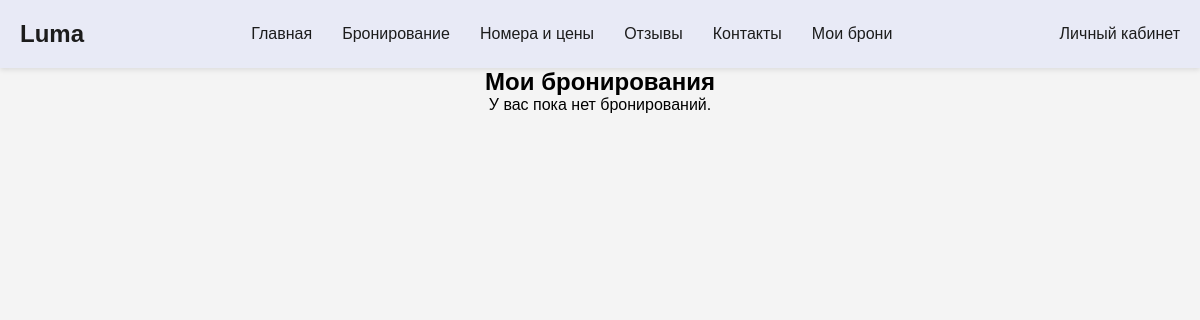
/my-bookings/ (signed in), run on an earlier commit of the app's database.
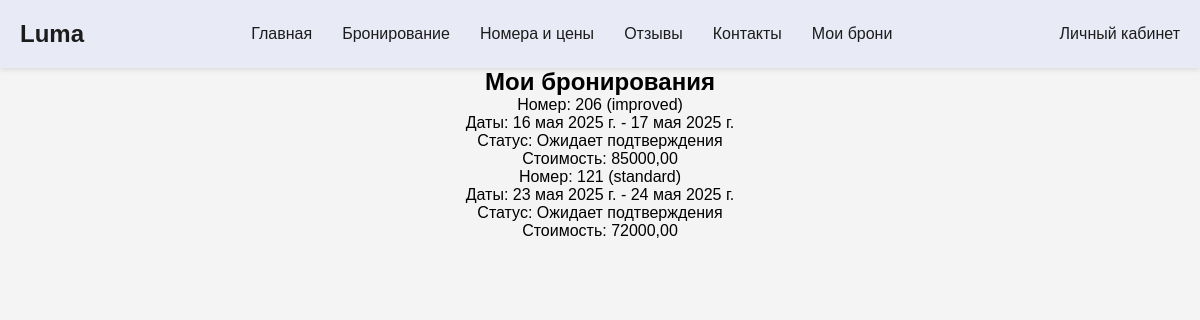
And on a later commit of the database.
### booking/models.py (models this page shows, shortened)
class Booking(models.Model):
    STATUS_CHOICES = [
        ('pending', 'Ожидает подтверждения'),
        ('confirmed', 'Подтверждено'),
        ('cancelled', 'Отменено'),
    ]
    user = models.ForeignKey(User, on_delete=models.CASCADE, verbose_name="Пользователь")
    room = models.ForeignKey(Room, on_delete=models.CASCADE, verbose_name="Номер")
    check_in_date = models.DateField(verbose_name="Дата заезда")
    check_out_date = models.DateField(verbose_name="Дата выезда")
    total_price = models.DecimalField(max_digits=10, decimal_places=2, verbose_name="Итоговая стоимость")
    status = models.CharField(max_length=20, choices=STATUS_CHOICES, default='pending', verbose_name="Статус")
    created_at = models.DateTimeField(auto_now_add=True, verbose_name="Дата создания")
    guest_count = models.PositiveIntegerField(verbose_name="Количество гостей")
    special_requests = models.TextField(blank=True, null=True, verbose_name="Особые пожелания")
    class Meta:
        verbose_name = "Бронирование"
        verbose_name_plural = "Бронирования"

class Room(models.Model):
    room_number = models.CharField(max_length=10, unique=True, verbose_name="Номер комнаты")
    room_type = models.ForeignKey(RoomType, on_delete=models.CASCADE, verbose_name="Тип номера")
    price_per_night = models.DecimalField(max_digits=10, decimal_places=2, verbose_name="Цена за ночь")
    capacity = models.PositiveIntegerField(verbose_name="Вместимость")
    description = models.TextField(verbose_name="Описание")
    is_available = models.BooleanField(default=True, verbose_name="Доступен")
    image = models.ImageField(upload_to='rooms/', blank=True, null=True, verbose_name="Изображение номера")
    class Meta:
        verbose_name = "Номер"
        verbose_name_plural = "Номера"

class RoomType(models.Model):
    name = models.CharField(max_length=100, verbose_name="Название типа номера")
    description = models.TextField(verbose_name="Описание")
    base_price = models.DecimalField(max_digits=10, decimal_places=2, verbose_name="Базовая цена за ночь")
    capacity = models.PositiveIntegerField(verbose_name="Вместимость")
    image = models.ImageField(upload_to='room_types/', blank=True, null=True, verbose_name="Изображение типа номера")
    class Meta:
        verbose_name = "Тип номера"
        verbose_name_plural = "Типы номеров"

### booking/views.py (the view)
# urls.py: path('my-bookings/', views.my_bookings_view, name='my_bookings'),
@login_required
def my_bookings_view(request):
    bookings = Booking.objects.filter(user=request.user).order_by('-created_at')
    return render(request, 'my_bookings.html', {'bookings': bookings})

### booking/templates/my_bookings.html (shortened to what this page needs)
{% load static %}
<!DOCTYPE html>
<html lang="ru">
<head>
    <link rel="stylesheet" href="{% static 'styles.css' %}">
</head>
<body>
    <header>
        <div class="logo">Luma</div>
        <nav>
            <ul>
                <li><a href="{% url 'home' %}">Главная</a></li>
                <li><a href="{% url 'booking' %}">Бронирование</a></li>
                <li><a href="{% url 'room_list' %}">Номера и цены</a></li>
                <li><a href="{% url 'reviews' %}">Отзывы</a></li>
                <li><a href="{% url 'contact' %}">Контакты</a></li>
                <li><a href="{% url 'my_bookings' %}">Мои брони</a></li>
            </ul>
        </nav>
        <div class="user-account">Личный кабинет</div>
    </header>
    <main>
        <section class="bookings-section">
            <h2>Мои бронирования</h2>
            {% if bookings %}
                <ul>
                {% for booking in bookings %}
                    <li>
                        Номер: {{ booking.room.room_number }} ({{ booking.room.room_type.name }})<br>
                        Даты: {{ booking.check_in_date }} - {{ booking.check_out_date }}<br>
                        Статус: {{ booking.get_status_display }}<br>
                        Стоимость: {{ booking.total_price }}<br>
                    </li>
                {% endfor %}
                </ul>
            {% else %}
                <p>У вас пока нет бронирований.</p>
            {% endif %}
        </section>
    </main>
</body>
</html>

What changed in the data, as far as the page shows it:
added Booking: room.room_number "206", room.room_type.name "improved", check_in_date "16 мая 2025 г.", check_out_date "17 мая 2025 г.", status "Ожидает подтверждения", total_price "85000,00"
added Booking: room.room_number "121", room.room_type.name "standard", check_in_date "23 мая 2025 г.", check_out_date "24 мая 2025 г.", status "Ожидает подтверждения", total_price "72000,00"
Also different on the page:
text no longer shown: "У вас пока нет бронирований."
